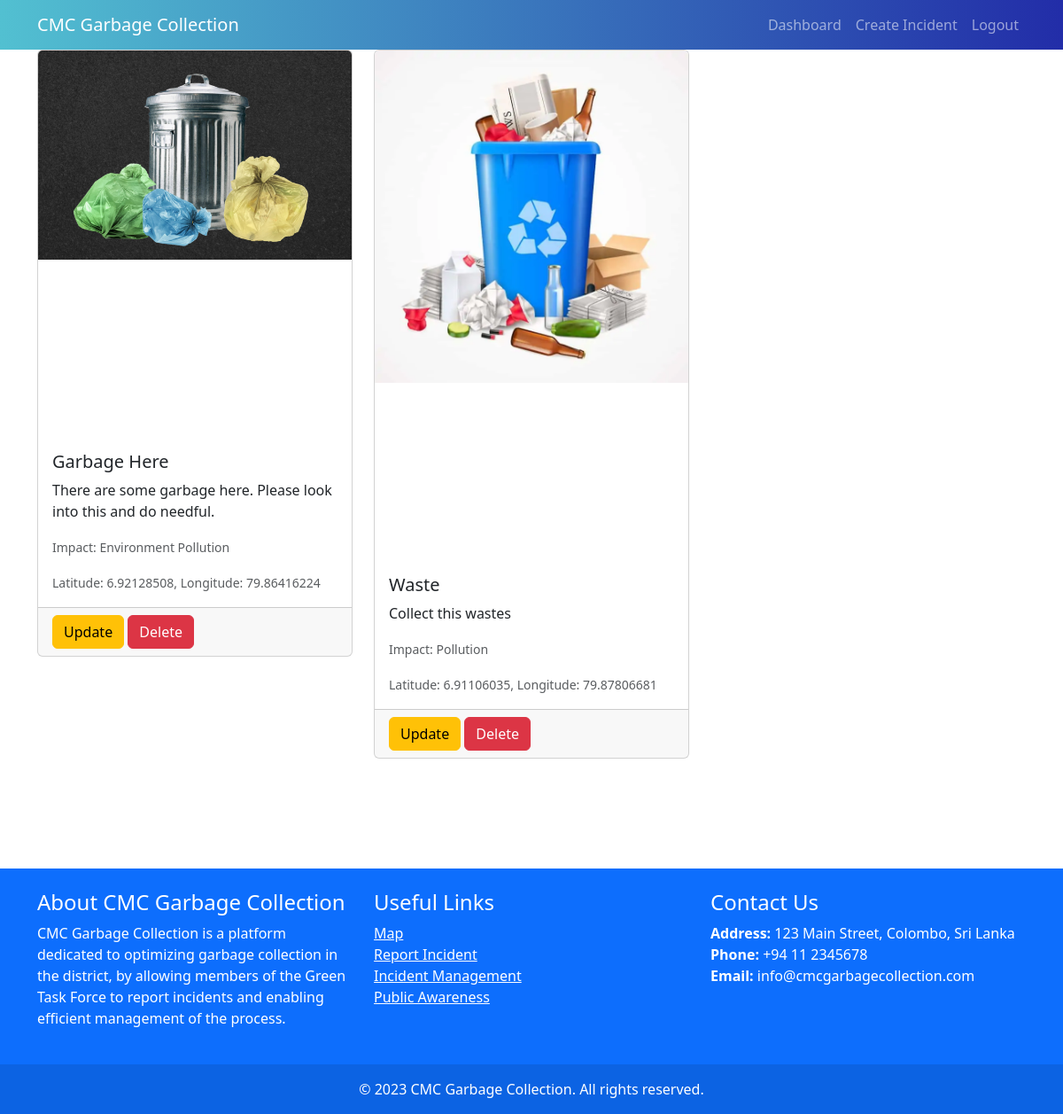
Page /dashboard.php on the committed database.
### tables this page shows
CREATE TABLE `incidents` (
  `id` int(11) NOT NULL,
  `title` varchar(255) NOT NULL,
  `description` text NOT NULL,
  `impact` text NOT NULL,
  `latitude` decimal(10,8) NOT NULL,
  `longitude` decimal(11,8) NOT NULL,
  `photo_path` varchar(255) DEFAULT NULL,
  `created_at` timestamp NOT NULL DEFAULT current_timestamp(),
  `updated_at` timestamp NOT NULL DEFAULT current_timestamp() ON UPDATE current_timestamp(),
  `importance` varchar(255) NOT NULL,
  `uid` varchar(255) NOT NULL,
  `status` varchar(255) DEFAULT NULL
);

### dashboard.php (the view, shortened to what this page needs)
<?php
        include 'db_connection.php';
$sql = "SELECT * FROM Incidents";
$result = mysqli_query($conn, $sql);
$incidents = [];
if (mysqli_num_rows($result) > 0) {
    while ($row = mysqli_fetch_assoc($result)) {
        $incidents[] = $row;
    }
}
?>
<!DOCTYPE html>
<html lang="en">
<head>
    <link href="css/login.css" rel="stylesheet">
    <link href="https://cdn.jsdelivr.net/npm/bootstrap@5.3.0-alpha3/dist/css/bootstrap.min.css" rel="stylesheet">
</head>
<body>
<nav class="navbar navbar-expand-lg navbar-dark" style="background-image: linear-gradient(to right, #52c0d1, #222da8);">
  <div class="container">
    <a class="navbar-brand" href="#">CMC Garbage Collection</a>
    <div class="collapse navbar-collapse" id="navbarNav">
      <ul class="navbar-nav ms-auto">
        <li class="nav-item">
          <a class="nav-link" href="dashboard.php">Dashboard</a>
        </li>
        <li class="nav-item">
          <a class="nav-link" href="incident.php">Create Incident</a>
        </li>
        <li class="nav-item">
          <a class="nav-link" href="logout.php">Logout</a>
        </li>
      </ul>
    </div>
  </div>
</nav>
<div class="container">
        <div class="row">
            <?php foreach ($incidents as $incident) { ?>
                <div class="col-md-4">
                    <div class="card mb-4">
                        <img src="<?php echo $incident['photo_path']; ?>" class="card-img-top" alt="Incident image">
                        <div class="card-body">
                            <div id="map-<?php echo $incident['id']; ?>" style="height: 200px;"></div>
                            <h5 class="card-title"><?php echo $incident['title']; ?></h5>
                            <p class="card-text"><?php echo $incident['description']; ?></p>
                            <p class="card-text"><small class="text-muted">Impact: <?php echo $incident['impact']; ?></small></p>
                            <p class="card-text"><small class="text-muted">Latitude: <?php echo $incident['latitude']; ?>, Longitude: <?php echo $incident['longitude']; ?></small></p>
                        </div>
                        <div class="card-footer">
                            <a href="update_incident.php?id=<?php echo $incident['id']; ?>" class="btn btn-warning">Update</a>
                            <a href="delete.php?id=<?php echo $incident['id']; ?>" class="btn btn-danger">Delete</a>
                        </div>
                    </div>
                </div>
            <?php } ?>
        </div>
    </div>
</body>
<footer class="bg-primary text-white" id = "footer">
  <div class="container py-4">
    <div class="row">
      <div class="col-md-4">
        <h4>About CMC Garbage Collection</h4>
        <p>
          CMC Garbage Collection is a platform dedicated to optimizing garbage collection in the district, by allowing members of the Green Task Force to report incidents and enabling efficient management of the process.
        </p>
      </div>
      <div class="col-md-4">
        <h4>Useful Links</h4>
        <ul class="list-unstyled">
          <li><a href="#" class="text-white">Map</a></li>
          <li><a href="#" class="text-white">Report Incident</a></li>
          <li><a href="#" class="text-white">Incident Management</a></li>
          <li><a href="#" class="text-white">Public Awareness</a></li>
        </ul>
      </div>
      <div class="col-md-4">
        <h4>Contact Us</h4>
        <p>
          <strong>Address:</strong> 123 Main Street, Colombo, Sri Lanka<br>
          <strong>Phone:</strong> +94 11 2345678<br>
          <strong>Email:</strong> info@cmcgarbagecollection.com
        </p>
      </div>
    </div>
  </div>
  <div class="text-center py-3" style="background-color: rgba(0, 0, 0, 0.1);">
    <p class="mb-0">&copy; 2023 CMC Garbage Collection. All rights reserved.</p>
  </div>
</footer>
</html>

### css/login.css (style rules this page uses)
#footer { margin-top: 100px; }

### rows in the picture
incidents: photo_path (picture), title "Garbage Here", description "There are some garbage here. Please look into this and do needful.", impact "Environment Pollution", latitude "6.92128508", longitude "79.86416224"
incidents: photo_path (picture), title "Waste", description "Collect this wastes", impact "Pollution", latitude "6.91106035", longitude "79.87806681"
